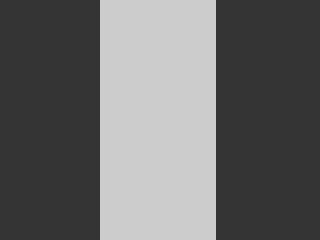
//> input picture lab2/test.jpg, 320 x 240 px
$ ./main   (built with g++ and OpenCV 4)
//> lines starting //> are read from the running program, lines starting //| are printed output that depends on the picture; after the words box and inside, x2 and y2 are one past the last pixel; in counts of white or black regions, pixels touching at a corner belong together
### lab2_noise&matmorf/bw/noise.hpp
//
//  noise.hpp
//  bw
//
//  Created by Кирилл Рябинин on 23.03.17.
//  Copyright © 2017 Кирилл Рябинин. All rights reserved.
//

#ifndef noise_hpp
#define noise_hpp

#include <stdio.h>
#include <opencv2/opencv.hpp>

using namespace cv;

namespace Noise {
    //Mat impulseNoise(const Mat &mat, double noisePart, const Vec3b &color);
    Mat createNoise(const Mat &img, int amount);
};

#endif /* noise_hpp */

### lab2_noise&matmorf/bw/MatMorphology.hpp
//
//  MatMorphology.hpp
//  bw
//
//  Created by Кирилл Рябинин on 24.03.17.
//  Copyright © 2017 Кирилл Рябинин. All rights reserved.
//

#ifndef MatMorphology_hpp
#define MatMorphology_hpp

#include <stdio.h>
#include <opencv2/opencv.hpp>

using namespace cv;

const size_t SIZE = 3;

namespace Morphology {
    Mat erosion(const Mat& img); //сужение
    Mat dilation(const Mat& img); //расширирение
    Mat opening(const Mat& img); //открытие
    Mat closing(const Mat& img); //закрытие

    static int mask[SIZE][SIZE] = {{1,1,1}, {1,1,1}, {1,1,1}};
};

#endif /* MatMorphology_hpp */

### lab2_noise&matmorf/bw/histogram.cpp
//
//  histogram.cpp
//  bw
//
//  Created by Кирилл Рябинин on 28.03.17.
//  Copyright © 2017 Кирилл Рябинин. All rights reserved.
//

#include <opencv2/opencv.hpp>
#include <iostream>
#include <stdio.h>

using namespace std;
using namespace cv;


Mat getHist(Mat& img) {
    Mat hist;

    int bins = 256;
    int histSize[] = {bins};
    int channels[] = {0};
    float lranges[] = {0, 256};
    const float* ranges[] = {lranges};

    calcHist(&img, 1, channels, Mat(), hist, 1, histSize, ranges);

    double max_val = 0;
    minMaxLoc(hist, 0, &max_val);

    int hist_h = 256;
    Mat imgHist(hist_h, bins, CV_8U);

    for(int b = 0; b < bins; b++) {
        const float binVal = hist.at<float>(b);
        const int height = cvRound(binVal * hist_h / max_val);

        line(imgHist, Point(b, hist_h - height), Point(b, hist_h), Scalar::all(255));
    }

    return imgHist;
}

### lab2_noise&matmorf/bw/noise.cpp
//
//  noise.cpp
//  bw
//
//  Created by Кирилл Рябинин on 23.03.17.
//  Copyright © 2017 Кирилл Рябинин. All rights reserved.
//

#include "noise.hpp"
#include <opencv2/opencv.hpp>
#include <random>

double erlang() {

    unsigned seed = std::chrono::system_clock::now().time_since_epoch().count();
    std::default_random_engine generator (seed);
    std::gamma_distribution<double> distribution(2.0,4.0);
    double val = distribution(generator);
    return val;
}

Mat Noise::createNoise(const Mat &img, int amount) {
    Mat result(img.rows, img.cols, img.type());
    //Mat result = img.clone();
    for (int x = 0; x < img.rows; x++)
    {
        for(int y = 0; y < img.cols; y++)
        {
            std::cout << erlang() << std::endl;
            //std::cout << img.at<Vec3b>(x, y) << " - uchar" <<std::endl;
            //double randomValue = (int)((erlang()) * amount);
            //if (img.at<uint>(x,y) <= 255) {
            Vec3b pixel = img.at<Vec3b>(x, y);
            double coef = erlang();

            double blue = pixel.val[0] + coef;
            double green = pixel.val[1] + coef;
            double red = pixel.val[2] + coef;

            result.at<Vec3b>(x,y) = Vec3b(blue,green,red);
            //std::cout << result.at<Vec3b>(x,y) << std::endl;
            //}
        }
    }
    return result;
}

// [33 lines of commented-out code are left out]

### lab2_noise&matmorf/bw/gray.cpp
//
//  gray.cpp
//  bw
//
//  Created by Кирилл Рябинин on 02.03.17.
//  Copyright © 2017 Кирилл Рябинин. All rights reserved.
//


#include <opencv2/opencv.hpp>
#include <iostream>

using namespace cv;

//Method 1 = standart lib
//Mat standartImg = imread("/Users/ryabinin_k/Desktop/Learning/Обработка изображений/bw/1.jpg", IMREAD_GRAYSCALE);

//Method 1 = value * pix
Mat method1(Mat& img) {
    Mat result = img.clone();

        for (int i = 0; i < img.rows; i++)
            for (int j = 0; j < img.cols; j++)
            {
                Vec3b color = img.at<Vec3b>(i, j);

                double blue = 0.11 * color.val[0];
                double green = 0.53 * color.val[1];
                double red = 0.36 * color.val[2];

                result.at<Vec3b>(i, j) = Vec3b(blue + green + red, blue + green + red, blue + green + red);
            }
    return result;
}

//Method 2 = method / 3
// [29 lines left out: functions method2, method3, not called in this run]

### lab2_noise&matmorf/bw/main.cpp
//
//  main.cpp
//  bw
//
//  Created by Кирилл Рябинин on 18.02.17.
//  Copyright © 2017 Кирилл Рябинин. All rights reserved.
//

#include "gray.cpp"
#include "MatMorphology.cpp"
#include "noise.cpp"
#include "histogram.cpp"
#include <random>
#include <iostream>

using namespace std;
using namespace cv;

int main() {

    Mat img = imread("/Users/ryabinin_k/Desktop/Learning/ImageProcessing/lab2/test.jpg");
//> img is the input picture: 240 rows x 320 cols, CV_8UC3; min 51, max 205, mean 107.1
    // [6 lines of commented-out code are left out]

    Mat noise = Noise::createNoise(img, 255);
    Mat grayImg = method1(noise);
    Mat hist = getHist(grayImg);
//> in getHist, `calcHist(&img, 1, channels, Mat(), hist, 1, histSize, ranges);`: hist = 256 values, max 4608 at index 55, min 0 at index 0, mean 300
//> in getHist, `minMaxLoc(hist, 0, &max_val);`: max_val = 4608
//> the loop in getHist, `for(int b = 0; b < bins; b++)` made 256 passes
//> (binVal, height) on passes 1 to 3: (0, 0), (0, 0), (0, 0)
//> after the loop in getHist, `for(int b = 0; b < bins; b++)`:
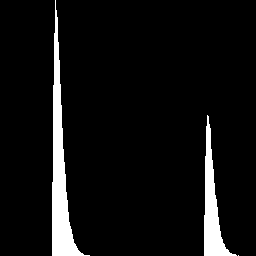
//> imgHist: 256 rows x 256 cols, CV_8UC1; 6.5% white; 3 white regions (1 under 20 px), largest, box (x1, y1, x2, y2) and area: (52, 0, 90, 256) 2719, (204, 115, 237, 256) 1546
    // [9 lines of commented-out code are left out]
    imshow("hist", hist);
    //imshow("close", close);
    imshow("standart", img);
    imshow("noise", noise);
    waitKey(0);
    return 0;
}
